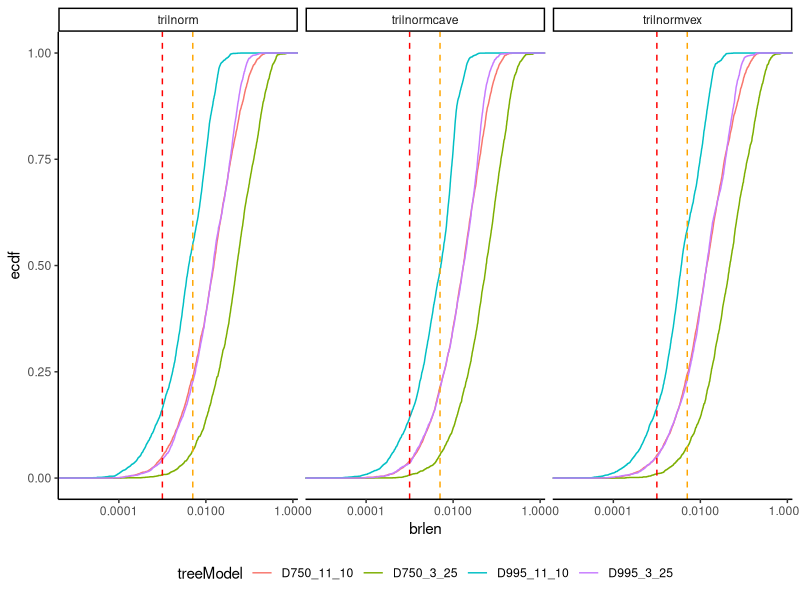
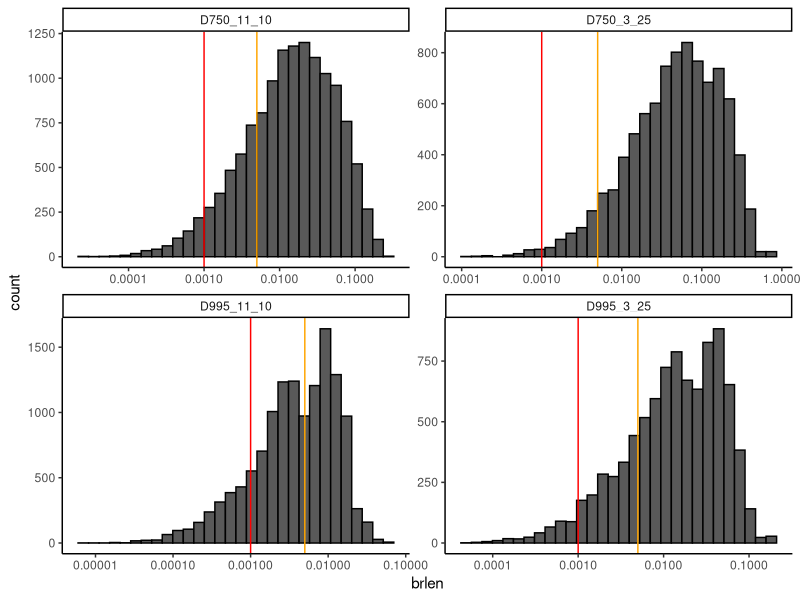
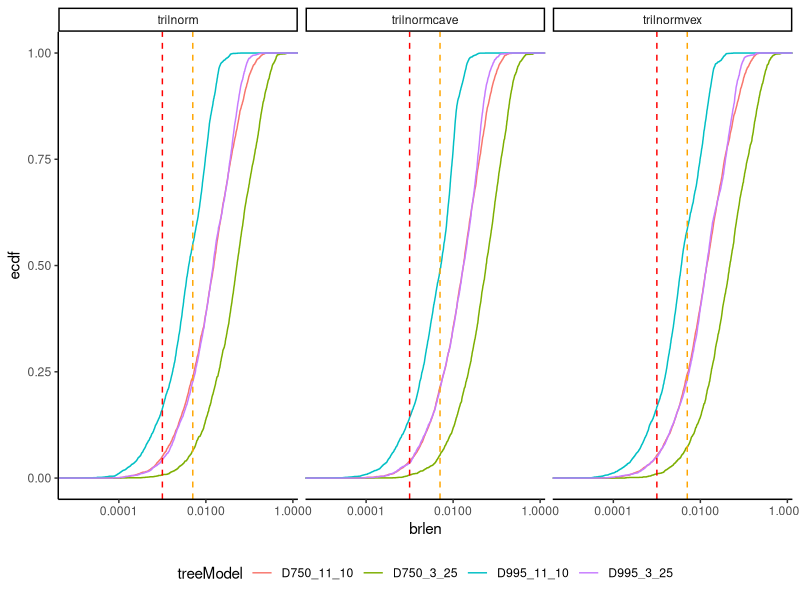

The R source for these figures, in order:
setwd("/Users/uym2/my_gits/MD-Cat-paper/Plots/simulated/sysBio_revision")
require(ggplot2)

options(scipen = 999)

d = read.table("HIVSim_trilnorm_brlens.txt",header=T)

ggplot(d,aes(x=brlen,color=treeModel)) + stat_ecdf() + scale_x_log10() + 
  geom_vline(xintercept=0.001,linetype=2,color="red") +
  geom_vline(xintercept=0.005,linetype=2,color="orange") + facet_wrap(~clockModel) + theme_classic() + theme(legend.position = "bottom")
ggsave("HIVSim_trilnorm_brlens.pdf")


ggplot(d,aes(x=brlen)) + geom_histogram(color="black") + scale_x_log10() + geom_vline(xintercept = 0.001,color="red") +
  geom_vline(xintercept = 0.005,color="orange") +
  facet_wrap(~treeModel,scale="free") + theme_classic()

